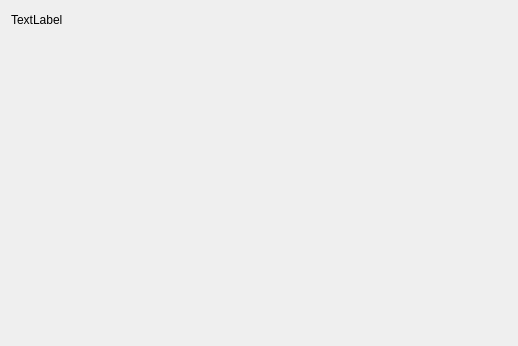
<?xml version="1.0" encoding="UTF-8"?>
<ui version="4.0">
 <class>imageForm</class>
 <widget class="QWidget" name="imageForm">
  <property name="geometry">
   <rect>
    <x>0</x>
    <y>0</y>
    <width>518</width>
    <height>346</height>
   </rect>
  </property>
  <property name="windowTitle">
   <string>Form</string>
  </property>
  <layout class="QFormLayout" name="formLayout">
   <item row="0" column="0">
    <widget class="QLabel" name="label">
     <property name="sizePolicy">
      <sizepolicy hsizetype="Maximum" vsizetype="Maximum">
       <horstretch>0</horstretch>
       <verstretch>0</verstretch>
      </sizepolicy>
     </property>
     <property name="minimumSize">
      <size>
       <width>67</width>
       <height>17</height>
      </size>
     </property>
     <property name="text">
      <string>TextLabel</string>
     </property>
    </widget>
   </item>
  </layout>
 </widget>
 <resources/>
 <connections/>
</ui>
